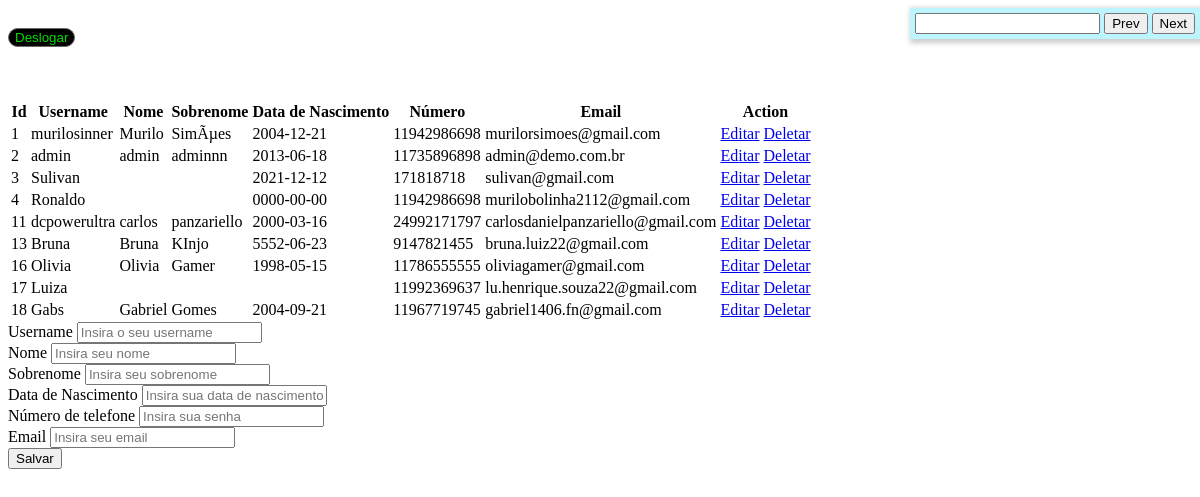
Page /crud/admin.php on the committed database.
### tables this page shows
CREATE TABLE `cadastro` (
  `id` int(11) NOT NULL,
  `username` varchar(30) NOT NULL,
  `nome` varchar(50) DEFAULT NULL,
  `sobrenome` varchar(100) DEFAULT NULL,
  `data_nascimento` date DEFAULT NULL,
  `numero_telefone` bigint(12) NOT NULL,
  `rua` varchar(100) DEFAULT NULL,
  `numero_casa` int(5) DEFAULT NULL,
  `email` varchar(255) NOT NULL,
  `senha` varchar(20) NOT NULL,
  `photo` varchar(255) DEFAULT NULL
);

### crud/processo.php (called while the page is built, shortened)
<?php
$update = false;
$email = '';
$username = '';
$nome = '';
$sobrenome='';
$data='';
$numero='';

### crud/admin.php (the view, shortened to what this page needs)
<!DOCTYPE html>
<html lang="pt_br">
<head>
    <link rel="stylesheet" href="https://stackpath.bootstrapcdn.com/bootstrap/4.4.1/css/bootstrap.min.css"integrity="sha384-Vkoo8x4CGsO3+Hhxv8T/Q5PaXtkKtu6ug5TOeNV6gBiFeWPGFN9MuhOf23Q9Ifjh"></link>
    <link rel="stylesheet" type="text/css" href="../css/busca.css">
</head>
<body>
<div class="find-in-document-container">
  <input type="text" id="txt-to-find" value="" oninput="findInDocument({position: 0})"/>
  <input type="button" value="Prev" onclick="findInDocument({position: -1})"/>
  <input type="button" value="Next" onclick="findInDocument({position: 1})"/>
</div>
    <?php require_once 'processo.php';
    ?>
    <div class="container">
    <?php
        $mysqli = new mysqli('localhost', 'topzjuxz_highshoes', 'highshoes@2021', 'topzjuxz_highshoes') or die(mysqli_error($mysqli));
        $resultado = $mysqli->query("SELECT * FROM cadastro") or die($mysqli->error);
        ?>
        <a href="logout.php" id="deslogar"><button id="deslogar">Deslogar</button></a>
        <div id="tabela"class="row justify-content-center">
        <table class="table">
            <thead>
                <tr>
                    <th>Id</th>
                    <th>Username</th>
                    <th>Nome</th>
                    <th>Sobrenome</th>
                    <th>Data de Nascimento</th>
                    <th>Número</th>
                    <th>Email</th>
                    <th colspan="2">Action</th>
                </tr>
            </thead>
            <?php
                while($row = $resultado->fetch_assoc()):?>
                <tr>
                    <td><?php echo $row['id'];?></td>
                    <td><?php echo $row['username'];?></td>
                    <td><?php echo $row['nome'];?></td>
                    <td><?php echo $row['sobrenome'];?></td>
                    <td><?php echo $row['data_nascimento'];?></td>
                    <td><?php echo $row['numero_telefone'];?></td>
                    <td><?php echo $row['email'];?></td>
                    <td>
                        <a href="admin.php?edit=<?php echo $row['id']; ?>"
                        class="btn btn-info">Editar</a>
                        <a href="processo.php?delete=<?php echo $row['id']; ?>"
                        class="btn btn-danger">Deletar</a>
                    </td>
                </tr>
                <?php endwhile;?>
        </table>
        </div>
    <div class="row justify-content-center">
    <form action="processo.php" method="POST">
    <div class ="form-group">
    <label>Username</label>
    <input type="username" name="username" value="<?php echo $username; ?>" class="form-control" placeholder="Insira o seu username">
    </div>
    <div class="form-group">
    <label>Nome</label>
    <input type="text" name="nome" value="<?php echo $nome; ?>" class="form-control" placeholder="Insira seu nome">
    </div>
    <div class="form-group">
    <label>Sobrenome</label>
    <input type="text" name="sobrenome" value="<?php echo $sobrenome; ?>" class="form-control" placeholder="Insira seu sobrenome">
    </div>
    <div class="form-group">
    <label>Data de Nascimento</label>
    <input type="text" name="data_nascimento" value="<?php echo $data; ?>" class="form-control" placeholder="Insira sua data de nascimento">
    </div>
    <div class="form-group">
    <label>Número de telefone</label>
    <input type="text" name="numero_telefone" value="<?php echo $numero; ?>" class="form-control" placeholder="Insira sua senha">
    </div>
    <div class="form-group">
    <label>Email</label>
    <input type="text" name="email" value="<?php echo $email; ?>" class="form-control" placeholder="Insira seu email">
    </div>
    <div class="form-group">
        <?php
            if($update==true):
        ?>
        <button type="submit" class="btn btn-info" name="update">Alterar</button>
        <?php else:?>
    <button type="submit" class="btn btn-primary" name="save">Salvar</button>
    <?php endif; ?>
    </div>
    </form>
    </div>
</div>
</body>
</html>

### css/busca.css (style rules this page uses)
.find-in-document-container { background-color: rgb(189, 245, 255); box-shadow: 2px 2px 5px 2px #ccc; padding: 5px; position: fixed; right: 0; width: auto; z-index: 9999; }
div#tabela { padding-top:53px; }

### crud/admin.php (style rules this page uses)
button#deslogar { margin-top:20px;color:#00de00; background-color:#000000; border-color:#696969; border-style:solid; border-radius:10px; border-width:1px; }

### rows in the picture
cadastro: id "1", username "murilosinner", nome "Murilo", sobrenome "SimÃµes", data_nascimento "2004-12-21", numero_telefone "11942986698", email "murilorsimoes@gmail.com"
cadastro: id "2", username "admin", nome "admin", sobrenome "adminnn", data_nascimento "2013-06-18", numero_telefone "11735896898", email "admin@demo.com.br"
cadastro: id "3", username "Sulivan", data_nascimento "2021-12-12", numero_telefone "171818718", email "sulivan@gmail.com"
cadastro: id "4", username "Ronaldo", data_nascimento "0000-00-00", numero_telefone "11942986698", email "murilobolinha2112@gmail.com"
cadastro: id "11", username "dcpowerultra", nome "carlos", sobrenome "panzariello", data_nascimento "2000-03-16", numero_telefone "24992171797", email "carlosdanielpanzariello@gmail.com"
cadastro: id "13", username "Bruna", nome "Bruna", sobrenome "KInjo", data_nascimento "5552-06-23", numero_telefone "9147821455", email "bruna.luiz22@gmail.com"
cadastro: id "16", username "Olivia", nome "Olivia", sobrenome "Gamer", data_nascimento "1998-05-15", numero_telefone "11786555555", email "oliviagamer@gmail.com"
cadastro: id "17", username "Luiza", numero_telefone "11992369637", email "lu.henrique.souza22@gmail.com"
cadastro: id "18", username "Gabs", nome "Gabriel", sobrenome "Gomes", data_nascimento "2004-09-21", numero_telefone "11967719745", email "gabriel1406.fn@gmail.com"
